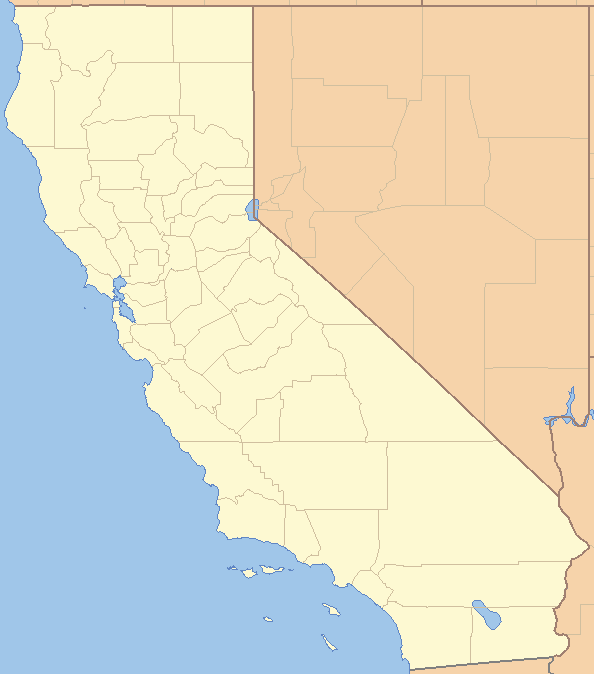
#> input picture ml with application/hw1/california.png, 594 x 674 px, found by its file name
$ jupyter execute --allow-errors H3P2T2.ipynb
#> lines starting #> are read from the running program, lines starting #| are printed output that depends on the picture
# Homework 3 Part 2 Task 2 - Regression
The data is in 'housing.csv'. <br>
Each row in the table is a data point:  the features of an area in California <br>
Clearly, the `median_house_value` is correlated with some other features, e.g., `median_income` and location <br>
Thus, we can estimate `median_house_value` = regression_model(`median_income`, `longitude`, `latitude`, ...) <br>
The taks is to build regressors to predict `median_house_value` using the other features <br>
If you need some motivation to do this task, see this <br>
A similar dataset on https://www.kaggle.com/c/zillow-prize-1 ($1,200,000)

[cell 1]
import numpy as np
import pandas as pd
import matplotlib.pyplot as plt

[cell 2]
housing = pd.read_csv("housing.csv")
#> (reads ml with application/hw1/housing.csv from the repository)
housing.head()

[cell 3]
housing.shape

### Data pre-processing: remove NaN

[cell 4]
housing.isnull().sum()

[cell 5]
# there are 207 NaN in the column 'total_bedrooms', remove them
# check housing again using housing.isnull().sum()
housing['total_bedrooms'].fillna((housing['total_bedrooms'].mean()), inplace=True)
housing.isnull().sum()

### Data pre-processing: Convert categorical data to numerical data - "ocean_proximity"

[cell 6]
housing["ocean_proximity"].value_counts()

[cell 7]
#We can use one-hot encoding method by calling pd.get_dummies
categorical_columns=['ocean_proximity'] # must be a list
housing = pd.get_dummies(housing, columns=categorical_columns)
housing.head()

### Visualize the data

[cell 8]
from skimage.io import imread
california_img = imread('california.png')
#> california_img is the input picture: shape (674, 594, 3); mean R, G, B 225, 221.3, 200.9
x1 = min(housing["longitude"].values)
x2 = max(housing["longitude"].values)
y1 = min(housing["latitude"].values)
y2 = max(housing["latitude"].values)
#---------------------------------------------
# the parameter c refers to color
# thus, median_house_value is color-coded in the left plot
fig, ax =plt.subplots(1,2)
housing.plot(ax=ax[0], kind="scatter", x="longitude", y="latitude",
             s=housing['population']/100, label="population",
             c="median_house_value", cmap=plt.get_cmap("jet"),
             colorbar=True, alpha=0.4, figsize=(10,7))
#---------------------------------------------
# the parameter c refers to color
# thus, median_income is color-coded in the right plot
ax[0].imshow(california_img,extent=[x1,x2,y1,y2])
ax[0].set_title('median_house_value')
housing.plot(ax=ax[1], kind="scatter", x="longitude", y="latitude",
             s=housing['population']/100, label="population",
             c="median_income", cmap=plt.get_cmap("jet"),
             colorbar=True, alpha=0.4, figsize=(10,7))
ax[1].imshow(california_img,extent=[x1,x2,y1,y2])
ax[1].set_title('median_income')
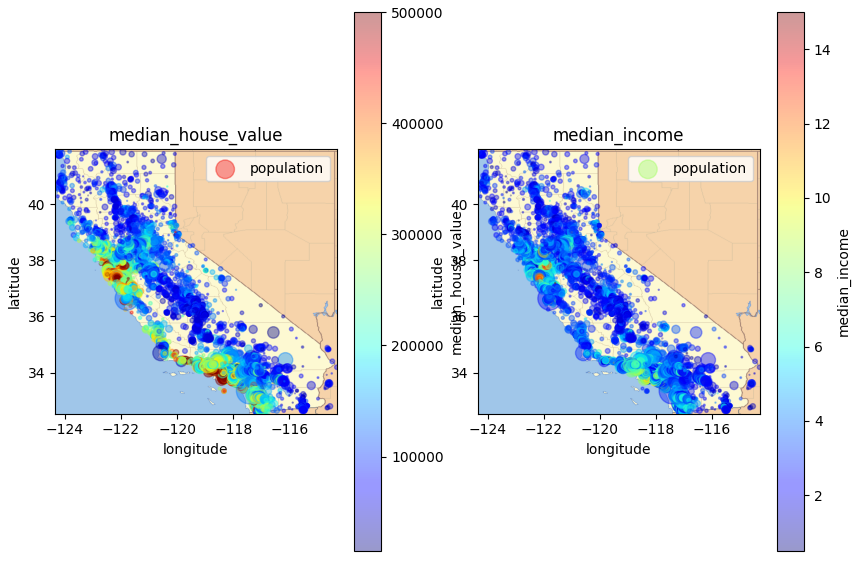
#> figure drawn by matplotlib, 4 panels

### Prepare the Training and Testing Datasets

[cell 9]
X=housing.drop(['median_house_value'], axis=1)
X.head()

[cell 10]
Y=housing['median_house_value']
Y.head()

[cell 11]
# convert pandas dataframe/series to numpy array
# sklearn functions may not work well with pandas data types
X_columns=X.columns #store the column names
X=X.values
Y=Y.values

[cell 12]
#trainnig, validation, testing split
from sklearn.model_selection import train_test_split
X_train, X_test, Y_train, Y_test = train_test_split(X, Y, test_size=0.2, random_state=0)
#split X_train and Y_train into a 'pure' training set and a validation set
X_train, X_val, Y_train, Y_val = train_test_split(X_train, Y_train, test_size=0.1, random_state=0)
print('train:', X_train.shape, Y_train.shape)
print('validation:', X_val.shape, Y_val.shape)
print('test:', X_test.shape, Y_test.shape)

[cell 13]
#apply feature normalization to training, validation and test sets
from sklearn.preprocessing import MinMaxScaler
scaler=MinMaxScaler()
scaler.fit(X_train) # think about why fit to X_train, not X ?
X_train=scaler.transform(X_train)
X_val=scaler.transform(X_val)
X_test=scaler.transform(X_test)

[cell 14]
type(X_train)

## Your task begins here:
(1) build a linear regression model to predict Y given X <br>
(2) build a KNN regression model to predict Y given X  <br>
(3) build a random-forest regression model to predict Y given X  <br>

### 1. LinearRegression from sklearn.linear_model

[cell 15]
# step1: create a linear model, we assume the name of the model is linear_model
# step2: train/fit the model on the training set
# step3: do prediction on training and testing sets
#        Y_train_pred = linear_model.predict(X_train)
#        Y_test_pred = linear_model.predict(X_test)
# step4: compute MSE, MAE and MAPE of Y_train_pred and Y_test_pred, and print the values
# step5: compute R2 using the method linear_model.score(...) on the training set and the testing set
# step6: plot Y_train vs Y_train_pred, plot Y_test vs Y_test_pred
# step7: visualize the result on the California map

[cell 16]
#step1:
import numpy as np
from sklearn.linear_model import LinearRegression
#> (the rest of this cell did not finish here and is left out)

#> (a cell that did not finish here is left out)

#> (a cell that did not finish here is left out)

#> (a cell that did not finish here is left out)

[cell 20]
#step4:
print('Evaluate model on traning set')
#> (the rest of this cell did not finish here and is left out)

#> (a cell that did not finish here is left out)

[cell 22]
#step6:
# the red line is the 45-degree line
fig, ax = plt.subplots(1,2,constrained_layout=True)
ax[0].set_title('Y_test_pred vs Y_test')
#> (the rest of this cell did not finish here and is left out)

[cell 23]
#step7:
data=scaler.inverse_transform(X_test)
data=pd.DataFrame(data, columns=X_columns)
data['Y_test']=Y_test
#> (the rest of this cell did not finish here and is left out)

[cell 24]
Y_test.shape

### 2. KNeighborsRegressor from sklearn.neighbors.KNeighborsRegressor

[cell 25]
# https://scikit-learn.org/stable/modules/generated/sklearn.neighbors.KNeighborsRegressor.html
# step1: create a knn regression model, we assume the name of the model is knn, set n_neighbors=5
# step2: train the model on the training set
# step3: do prediction on training and testing sets
#        Y_train_pred = knn.predict(X_train)
#        Y_test_pred = knn.predict(X_test)
# step4: compute MSE, MAE and MAPE of Y_train_pred and Y_test_pred, and print the values
# step5: compute R2 using the method knn.score(...) on the training set and the testing set
# step6: scatter plot Y_train vs Y_train_pred, scatter plot Y_test vs Y_test_pred
# step7: visualze the result on the map
# write each step in a cell

[cell 26]
#step1:
from sklearn.neighbors import KNeighborsRegressor
knn = KNeighborsRegressor(algorithm='auto', leaf_size=30, metric='minkowski',
                    metric_params=None, n_jobs=None, n_neighbors=5, p=2,
                    weights='uniform')

[cell 27]
#step2:
knn.fit(X_train, Y_train)

[cell 28]
#step3:
Y_train_pred = knn.predict(X_train)
Y_test_pred = knn.predict(X_test)

[cell 29]
#step4:
print('Evaluate model on traning set')
MSE = np.mean((Y_train - Y_train_pred)**2)
MAE = np.mean(np.abs(Y_train - Y_train_pred))
MAPE =  np.mean(np.abs(Y_train - Y_train_pred)/Y_train)
print('MSE=', MSE)
print('MAE=', MAE)
print('MAPE=', MAPE)
print(" ")
print('Evaluate model on testing set')
MSE = np.mean((Y_test - Y_test_pred)**2)
MAE = np.mean(np.abs(Y_test - Y_test_pred))
MAPE =  np.mean(np.abs(Y_test - Y_test_pred)/Y_test)
print('MSE=', MSE)
print('MAE=', MAE)
print('MAPE=', MAPE)

[cell 30]
#step5:
print("R2 on training set:", knn.score(X_train, Y_train))
print("R2 on testing set:", knn.score(X_test, Y_test))

[cell 31]
#step6:
fig, ax = plt.subplots(1,2,constrained_layout=True)

ax[0].set_title('Y_test_pred vs Y_test')
ax[0].plot(Y_test, Y_test_pred,'.')
ymax = np.max([Y_test.max(), Y_test_pred.max()])

ax[0].plot(np.linspace(0, ymax,3), np.linspace(0, ymax, 3),'-r')
ax[0].set_xlabel('Y_test')
ax[0].set_ylabel('Y_test_pred')

ax[1].set_title('Y_train_pred vs Y_train')
ax[1].plot(Y_train, Y_train_pred, '.')
ymax=np.max([Y_train.max(), Y_train_pred.max()])
ax[1].plot(np.linspace(0, ymax, 3), np.linspace(0, ymax, 3), '-r')
ax[1].set_xlabel('Y_train')
ax[1].set_ylabel('Y_train_pred')
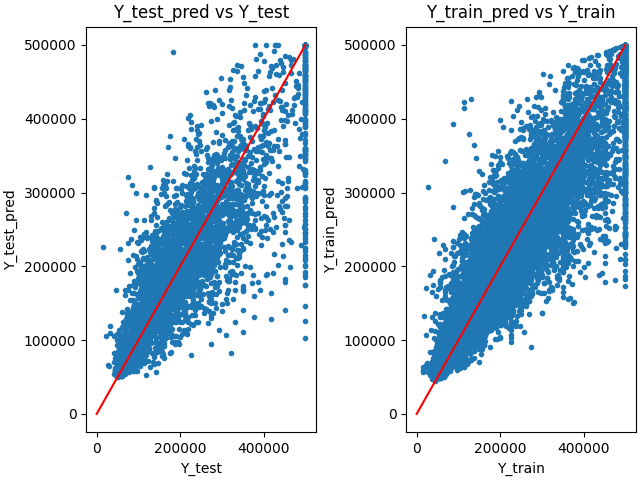
#> figure drawn by matplotlib, 2 panels

[cell 32]
#step7:
data=scaler.inverse_transform(X_test)
data=pd.DataFrame(data, columns=X_columns)
data['Y_test']=Y_test
data['Y_test_pred']=Y_test_pred

x1 = min(data["longitude"].values)
x2 = max(data["longitude"].values)
y1 = min(data["latitude"].values)
y2 = max(data["latitude"].values)

fig, ax =plt.subplots(1,2)

data.plot(ax=ax[0], kind="scatter", x="longitude", y="latitude",
          s=data['population']/100, label="population",
          c="Y_test", cmap=plt.get_cmap("jet"),
          colorbar=True, alpha=0.4, figsize=(10,7))
ax[0].imshow(california_img,extent=[x1,x2,y1,y2])
ax[0].set_title('ground truth')

data.plot(ax=ax[1], kind="scatter", x="longitude", y="latitude",
          s=data['population']/100, label="population",
          c="Y_test_pred", cmap=plt.get_cmap("jet"),
          colorbar=True, alpha=0.4, figsize=(10,7))
ax[1].imshow(california_img,extent=[x1,x2,y1,y2])
ax[1].set_title('prediction')
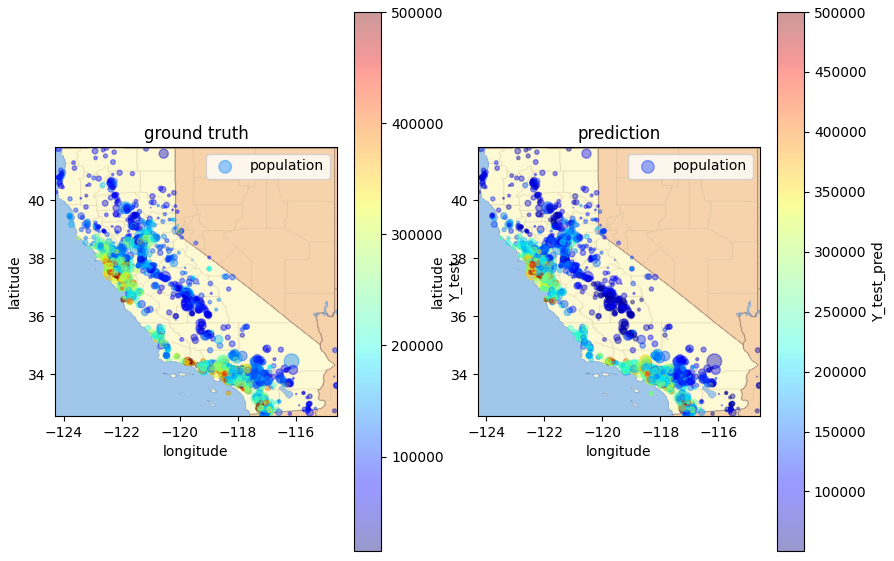
#> figure drawn by matplotlib, 4 panels
